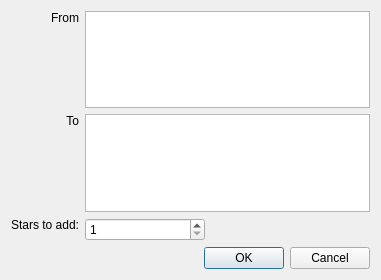
<?xml version="1.0" encoding="UTF-8"?>
<ui version="4.0">
 <class>CreateBetweenStarsDlg</class>
 <widget class="QDialog" name="CreateBetweenStarsDlg">
  <property name="geometry">
   <rect>
    <x>0</x>
    <y>0</y>
    <width>381</width>
    <height>280</height>
   </rect>
  </property>
  <property name="windowTitle">
   <string>Dialog</string>
  </property>
  <layout class="QVBoxLayout" name="verticalLayout">
   <item>
    <layout class="QGridLayout" name="gridLayout">
     <item row="0" column="0">
      <widget class="QLabel" name="label">
       <property name="text">
        <string>From</string>
       </property>
       <property name="alignment">
        <set>Qt::AlignRight|Qt::AlignTop|Qt::AlignTrailing</set>
       </property>
       <property name="margin">
        <number>6</number>
       </property>
      </widget>
     </item>
     <item row="1" column="0">
      <widget class="QLabel" name="label_2">
       <property name="text">
        <string>To</string>
       </property>
       <property name="alignment">
        <set>Qt::AlignRight|Qt::AlignTop|Qt::AlignTrailing</set>
       </property>
       <property name="margin">
        <number>6</number>
       </property>
      </widget>
     </item>
     <item row="2" column="0">
      <widget class="QLabel" name="label_3">
       <property name="text">
        <string>Stars to add:</string>
       </property>
       <property name="alignment">
        <set>Qt::AlignRight|Qt::AlignTop|Qt::AlignTrailing</set>
       </property>
       <property name="margin">
        <number>6</number>
       </property>
      </widget>
     </item>
     <item row="2" column="1">
      <widget class="QSpinBox" name="spinBox">
       <property name="maximumSize">
        <size>
         <width>120</width>
         <height>16777215</height>
        </size>
       </property>
       <property name="minimum">
        <number>1</number>
       </property>
       <property name="maximum">
        <number>20</number>
       </property>
      </widget>
     </item>
     <item row="0" column="1">
      <widget class="QListWidget" name="lstFrom"/>
     </item>
     <item row="1" column="1">
      <widget class="QListWidget" name="lstTo"/>
     </item>
    </layout>
   </item>
   <item>
    <spacer name="verticalSpacer">
     <property name="orientation">
      <enum>Qt::Vertical</enum>
     </property>
     <property name="sizeHint" stdset="0">
      <size>
       <width>20</width>
       <height>18</height>
      </size>
     </property>
    </spacer>
   </item>
   <item>
    <widget class="QDialogButtonBox" name="buttonBox">
     <property name="orientation">
      <enum>Qt::Horizontal</enum>
     </property>
     <property name="standardButtons">
      <set>QDialogButtonBox::Cancel|QDialogButtonBox::Ok</set>
     </property>
    </widget>
   </item>
  </layout>
 </widget>
 <resources/>
 <connections>
  <connection>
   <sender>buttonBox</sender>
   <signal>accepted()</signal>
   <receiver>CreateBetweenStarsDlg</receiver>
   <slot>accept()</slot>
   <hints>
    <hint type="sourcelabel">
     <x>248</x>
     <y>254</y>
    </hint>
    <hint type="destinationlabel">
     <x>157</x>
     <y>274</y>
    </hint>
   </hints>
  </connection>
  <connection>
   <sender>buttonBox</sender>
   <signal>rejected()</signal>
   <receiver>CreateBetweenStarsDlg</receiver>
   <slot>reject()</slot>
   <hints>
    <hint type="sourcelabel">
     <x>316</x>
     <y>260</y>
    </hint>
    <hint type="destinationlabel">
     <x>286</x>
     <y>274</y>
    </hint>
   </hints>
  </connection>
 </connections>
</ui>
